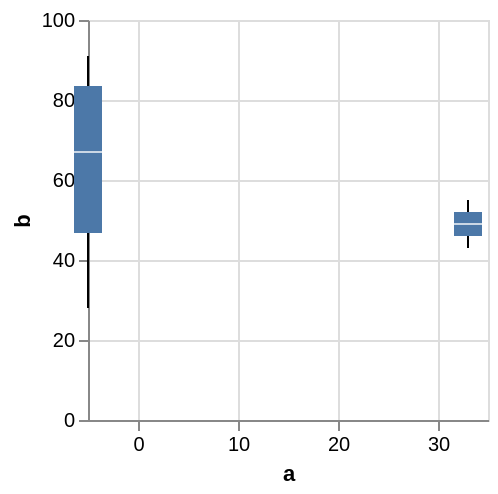

The specification (Vega-Lite) saved for this image:
### Vega specification from a JSON file in a GitHub repository (floating-point values rounded to 4 significant figures)
{"$schema": "https://vega.github.io/schema/vega/v5.json", "background": "white", "padding": 5, "width": 200, "height": 200, "style": "cell", "data": [{"name": "source_0", "values": [{"a": "null", "b": 28}, {"a": 33, "b": 55}, {"a": 33, "b": 43}, {"a": "null", "b": 91}, {"a": "null", "b": 81}, {"a": "null", "b": 53}]}, {"name": "data_1", "source": "source_0", "transform": [{"type": "joinaggregate", "as": ["lower_box_b", "upper_box_b"], "ops": ["q1", "q3"], "fields": ["b", "b"], "groupby": ["a"]}]}, {"name": "data_2", "source": "data_1", "transform": [{"type": "filter", "expr": "(datum[\"b\"] < datum[\"lower_box_b\"] - 1.5 * (datum[\"upper_box_b\"] - datum[\"lower_box_b\"])) || (datum[\"b\"] > datum[\"upper_box_b\"] + 1.5 * (datum[\"upper_box_b\"] - datum[\"lower_box_b\"]))"}, {"type": "filter", "expr": "isValid(datum[\"a\"]) && isFinite(+datum[\"a\"]) && isValid(datum[\"b\"]) && isFinite(+datum[\"b\"])"}]}, {"name": "data_3", "source": "data_1", "transform": [{"type": "filter", "expr": "(datum[\"lower_box_b\"] - 1.5 * (datum[\"upper_box_b\"] - datum[\"lower_box_b\"]) <= datum[\"b\"]) && (datum[\"b\"] <= datum[\"upper_box_b\"] + 1.5 * (datum[\"upper_box_b\"] - datum[\"lower_box_b\"]))"}, {"type": "aggregate", "groupby": ["a"], "ops": ["min", "max", "min", "max"], "fields": ["b", "b", "lower_box_b", "upper_box_b"], "as": ["lower_whisker_b", "upper_whisker_b", "lower_box_b", "upper_box_b"]}]}, {"name": "data_4", "source": "source_0", "transform": [{"type": "aggregate", "groupby": ["a"], "ops": ["q1", "q3", "median", "min", "max"], "fields": ["b", "b", "b", "b", "b"], "as": ["lower_box_b", "upper_box_b", "mid_box_b", "min_b", "max_b"]}]}], "marks": [{"name": "layer_0_layer_0_marks", "type": "symbol", "style": ["point", "boxplot-outliers"], "from": {"data": "data_2"}, "encode": {"update": {"opacity": {"value": 0.7}, "fill": {"value": "transparent"}, "stroke": {"value": "#4c78a8"}, "ariaRoleDescription": {"value": "point"}, "description": {"signal": "\"a: \" + (format(datum[\"a\"], \"\")) + \"; b: \" + (format(datum[\"b\"], \"\"))"}, "x": {"scale": "x", "field": "a"}, "y": {"scale": "y", "field": "b"}}}}, {"name": "layer_0_layer_1_layer_0_marks", "type": "rule", "style": ["rule", "boxplot-rule"], "aria": false, "from": {"data": "data_3"}, "encode": {"update": {"stroke": {"value": "black"}, "tooltip": {"signal": "{\"Upper Whisker of b\": format(datum[\"upper_whisker_b\"], \"\"), \"Lower Whisker of b\": format(datum[\"lower_whisker_b\"], \"\"), \"a\": format(datum[\"a\"], \"\")}"}, "x": [{"test": "!isValid(datum[\"a\"]) || !isFinite(+datum[\"a\"])", "value": 0}, {"scale": "x", "field": "a"}], "y": [{"test": "!isValid(datum[\"lower_whisker_b\"]) || !isFinite(+datum[\"lower_whisker_b\"])", "field": {"group": "height"}}, {"scale": "y", "field": "lower_whisker_b"}], "y2": [{"test": "!isValid(datum[\"lower_box_b\"]) || !isFinite(+datum[\"lower_box_b\"])", "field": {"group": "height"}}, {"scale": "y", "field": "lower_box_b"}]}}}, {"name": "layer_0_layer_1_layer_1_marks", "type": "rule", "style": ["rule", "boxplot-rule"], "aria": false, "from": {"data": "data_3"}, "encode": {"update": {"stroke": {"value": "black"}, "tooltip": {"signal": "{\"Upper Whisker of b\": format(datum[\"upper_whisker_b\"], \"\"), \"Lower Whisker of b\": format(datum[\"lower_whisker_b\"], \"\"), \"a\": format(datum[\"a\"], \"\")}"}, "x": [{"test": "!isValid(datum[\"a\"]) || !isFinite(+datum[\"a\"])", "value": 0}, {"scale": "x", "field": "a"}], "y": [{"test": "!isValid(datum[\"upper_box_b\"]) || !isFinite(+datum[\"upper_box_b\"])", "field": {"group": "height"}}, {"scale": "y", "field": "upper_box_b"}], "y2": [{"test": "!isValid(datum[\"upper_whisker_b\"]) || !isFinite(+datum[\"upper_whisker_b\"])", "field": {"group": "height"}}, {"scale": "y", "field": "upper_whisker_b"}]}}}, {"name": "layer_1_layer_0_marks", "type": "rect", "style": ["bar", "boxplot-box"], "from": {"data": "data_4"}, "encode": {"update": {"ariaRoleDescription": {"value": "box"}, "fill": {"value": "#4c78a8"}, "tooltip": {"signal": "{\"Max of b\": format(datum[\"max_b\"], \"\"), \"Q3 of b\": format(datum[\"upper_box_b\"], \"\"), \"Median of b\": format(datum[\"mid_box_b\"], \"\"), \"Q1 of b\": format(datum[\"lower_box_b\"], \"\"), \"Min of b\": format(datum[\"min_b\"], \"\"), \"a\": format(datum[\"a\"], \"\")}"}, "description": {"signal": "\"a: \" + (format(datum[\"a\"], \"\")) + \"; b: \" + (format(datum[\"lower_box_b\"], \"\")) + \"; upper_box_b: \" + (format(datum[\"upper_box_b\"], \"\")) + \"; Max of b: \" + (format(datum[\"max_b\"], \"\")) + \"; Q3 of b: \" + (format(datum[\"upper_box_b\"], \"\")) + \"; Median of b: \" + (format(datum[\"mid_box_b\"], \"\")) + \"; Q1 of b: \" + (format(datum[\"lower_box_b\"], \"\")) + \"; Min of b: \" + (format(datum[\"min_b\"], \"\"))"}, "xc": [{"test": "!isValid(datum[\"a\"]) || !isFinite(+datum[\"a\"])", "value": 0}, {"scale": "x", "field": "a"}], "width": {"value": 14}, "y": [{"test": "!isValid(datum[\"lower_box_b\"]) || !isFinite(+datum[\"lower_box_b\"])", "field": {"group": "height"}}, {"scale": "y", "field": "lower_box_b"}], "y2": [{"test": "!isValid(datum[\"upper_box_b\"]) || !isFinite(+datum[\"upper_box_b\"])", "field": {"group": "height"}}, {"scale": "y", "field": "upper_box_b"}]}}}, {"name": "layer_1_layer_1_marks", "type": "rect", "style": ["tick", "boxplot-median"], "aria": false, "from": {"data": "data_4"}, "encode": {"update": {"opacity": {"value": 0.7}, "fill": {"value": "white"}, "tooltip": {"signal": "{\"Max of b\": format(datum[\"max_b\"], \"\"), \"Q3 of b\": format(datum[\"upper_box_b\"], \"\"), \"Median of b\": format(datum[\"mid_box_b\"], \"\"), \"Q1 of b\": format(datum[\"lower_box_b\"], \"\"), \"Min of b\": format(datum[\"min_b\"], \"\"), \"a\": format(datum[\"a\"], \"\")}"}, "xc": [{"test": "!isValid(datum[\"a\"]) || !isFinite(+datum[\"a\"])", "value": 0}, {"scale": "x", "field": "a"}], "yc": [{"test": "!isValid(datum[\"mid_box_b\"]) || !isFinite(+datum[\"mid_box_b\"])", "field": {"group": "height"}}, {"scale": "y", "field": "mid_box_b"}], "width": {"value": 14}, "height": {"value": 1}}}}], "scales": [{"name": "x", "type": "linear", "domain": {"fields": [{"data": "data_2", "field": "a"}, {"data": "data_3", "field": "a"}, {"data": "data_4", "field": "a"}]}, "range": [0, {"signal": "width"}], "nice": true, "zero": true, "padding": 5}, {"name": "y", "type": "linear", "domain": {"fields": [{"data": "data_2", "field": "b"}, {"data": "data_3", "field": "lower_whisker_b"}, {"data": "data_3", "field": "lower_box_b"}, {"data": "data_3", "field": "upper_box_b"}, {"data": "data_3", "field": "upper_whisker_b"}, {"data": "data_4", "field": "lower_box_b"}, {"data": "data_4", "field": "upper_box_b"}, {"data": "data_4", "field": "mid_box_b"}]}, "range": [{"signal": "height"}, 0], "nice": true, "zero": true}], "axes": [{"scale": "x", "orient": "bottom", "gridScale": "y", "grid": true, "tickCount": {"signal": "ceil(width/40)"}, "domain": false, "labels": false, "aria": false, "maxExtent": 0, "minExtent": 0, "ticks": false, "zindex": 0}, {"scale": "y", "orient": "left", "gridScale": "x", "grid": true, "tickCount": {"signal": "ceil(height/40)"}, "domain": false, "labels": false, "aria": false, "maxExtent": 0, "minExtent": 0, "ticks": false, "zindex": 0}, {"scale": "x", "orient": "bottom", "grid": false, "title": "a", "labelAngle": 0, "labelBaseline": "top", "labelFlush": true, "labelOverlap": true, "tickCount": {"signal": "ceil(width/40)"}, "zindex": 0}, {"scale": "y", "orient": "left", "grid": false, "title": "b", "labelOverlap": true, "tickCount": {"signal": "ceil(height/40)"}, "zindex": 0}]}
